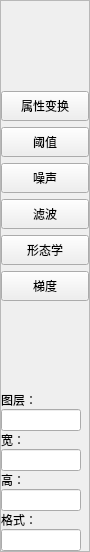
     <widget class="QFrame" name="frame">
      <property name="sizePolicy">
       <sizepolicy hsizetype="Expanding" vsizetype="Expanding">
        <horstretch>1</horstretch>
        <verstretch>0</verstretch>
       </sizepolicy>
      </property>
      <property name="minimumSize">
       <size>
        <width>90</width>
        <height>0</height>
       </size>
      </property>
      <property name="maximumSize">
       <size>
        <width>90</width>
        <height>16777215</height>
       </size>
      </property>
      <property name="frameShape">
       <enum>QFrame::StyledPanel</enum>
      </property>
      <property name="frameShadow">
       <enum>QFrame::Raised</enum>
      </property>
      <layout class="QVBoxLayout" name="verticalLayout_8">
       <property name="spacing">
        <number>0</number>
       </property>
       <property name="leftMargin">
        <number>0</number>
       </property>
       <property name="topMargin">
        <number>0</number>
       </property>
       <property name="rightMargin">
        <number>0</number>
       </property>
       <property name="bottomMargin">
        <number>0</number>
       </property>
       <item alignment="Qt::AlignHCenter">
        <widget class="QLabel" name="label_3">
         <property name="minimumSize">
          <size>
           <width>60</width>
           <height>70</height>
          </size>
         </property>
         <property name="maximumSize">
          <size>
           <width>60</width>
           <height>60</height>
          </size>
         </property>
         <property name="text">
          <string/>
         </property>
         <property name="textFormat">
          <enum>Qt::AutoText</enum>
         </property>
         <property name="pixmap">
          <pixmap>icons/opencv.png</pixmap>
         </property>
         <property name="scaledContents">
          <bool>true</bool>
         </property>
         <property name="alignment">
          <set>Qt::AlignCenter</set>
         </property>
         <property name="wordWrap">
          <bool>false</bool>
         </property>
        </widget>
       </item>
       <item>
        <spacer name="verticalSpacer_2">
         <property name="orientation">
          <enum>Qt::Vertical</enum>
         </property>
         <property name="sizeType">
          <enum>QSizePolicy::Fixed</enum>
         </property>
         <property name="sizeHint" stdset="0">
          <size>
           <width>20</width>
           <height>20</height>
          </size>
         </property>
        </spacer>
       </item>
       <item>
        <layout class="QVBoxLayout" name="verticalLayout_7">
         <property name="spacing">
          <number>6</number>
         </property>
         <item>
          <widget class="QPushButton" name="left_pushButton_1">
           <property name="minimumSize">
            <size>
             <width>80</width>
             <height>30</height>
            </size>
           </property>
           <property name="maximumSize">
            <size>
             <width>90</width>
             <height>40</height>
            </size>
           </property>
           <property name="text">
            <string>属性变换</string>
           </property>
          </widget>
         </item>
         <item>
          <widget class="QPushButton" name="left_pushButton_2">
           <property name="minimumSize">
            <size>
             <width>80</width>
             <height>30</height>
            </size>
           </property>
           <property name="maximumSize">
            <size>
             <width>90</width>
             <height>40</height>
            </size>
           </property>
           <property name="text">
            <string>阈值</string>
           </property>
          </widget>
         </item>
         <item>
          <widget class="QPushButton" name="left_pushButton_3">
           <property name="minimumSize">
            <size>
             <width>80</width>
             <height>30</height>
            </size>
           </property>
           <property name="maximumSize">
            <size>
             <width>90</width>
             <height>40</height>
            </size>
           </property>
           <property name="text">
            <string>噪声</string>
           </property>
          </widget>
         </item>
         <item>
          <widget class="QPushButton" name="left_pushButton_4">
           <property name="minimumSize">
            <size>
             <width>80</width>
             <height>30</height>
            </size>
           </property>
           <property name="maximumSize">
            <size>
             <width>90</width>
             <height>40</height>
            </size>
           </property>
           <property name="text">
            <string>滤波</string>
           </property>
          </widget>
         </item>
         <item>
          <widget class="QPushButton" name="left_pushButton_5">
           <property name="minimumSize">
            <size>
             <width>80</width>
             <height>30</height>
            </size>
           </property>
           <property name="maximumSize">
            <size>
             <width>90</width>
             <height>40</height>
            </size>
           </property>
           <property name="text">
            <string>形态学</string>
           </property>
          </widget>
         </item>
         <item>
          <widget class="QPushButton" name="left_pushButton_6">
           <property name="minimumSize">
            <size>
             <width>80</width>
             <height>30</height>
            </size>
           </property>
           <property name="maximumSize">
            <size>
             <width>90</width>
             <height>40</height>
            </size>
           </property>
           <property name="text">
            <string>梯度</string>
           </property>
          </widget>
         </item>
        </layout>
       </item>
       <item>
        <spacer name="verticalSpacer">
         <property name="orientation">
          <enum>Qt::Vertical</enum>
         </property>
         <property name="sizeHint" stdset="0">
          <size>
           <width>20</width>
           <height>90</height>
          </size>
         </property>
        </spacer>
       </item>
       <item>
        <layout class="QVBoxLayout" name="verticalLayout_2">
         <item>
          <widget class="QLabel" name="label_4">
           <property name="text">
            <string>图层：</string>
           </property>
          </widget>
         </item>
         <item>
          <widget class="QLineEdit" name="layer_lineEdit">
           <property name="maximumSize">
            <size>
             <width>80</width>
             <height>30</height>
            </size>
           </property>
          </widget>
         </item>
        </layout>
       </item>
       <item>
        <layout class="QVBoxLayout" name="verticalLayout_4">
         <item>
          <widget class="QLabel" name="label_5">
           <property name="text">
            <string>宽：</string>
           </property>
          </widget>
         </item>
         <item>
          <widget class="QLineEdit" name="width_lineEdit">
           <property name="maximumSize">
            <size>
             <width>80</width>
             <height>30</height>
            </size>
           </property>
          </widget>
         </item>
        </layout>
       </item>
       <item>
        <layout class="QVBoxLayout" name="verticalLayout_5">
         <item>
          <widget class="QLabel" name="label_6">
           <property name="text">
            <string>高：</string>
           </property>
          </widget>
         </item>
         <item>
          <widget class="QLineEdit" name="high_lineEdit">
           <property name="maximumSize">
            <size>
             <width>80</width>
             <height>30</height>
            </size>
           </property>
          </widget>
         </item>
        </layout>
       </item>
       <item>
        <layout class="QVBoxLayout" name="verticalLayout_6">
         <item>
          <widget class="QLabel" name="label_7">
           <property name="text">
            <string>格式：</string>
           </property>
          </widget>
         </item>
         <item>
          <widget class="QLineEdit" name="type_lineEdit">
           <property name="maximumSize">
            <size>
             <width>80</width>
             <height>30</height>
            </size>
           </property>
          </widget>
         </item>
        </layout>
       </item>
      </layout>
     </widget>
